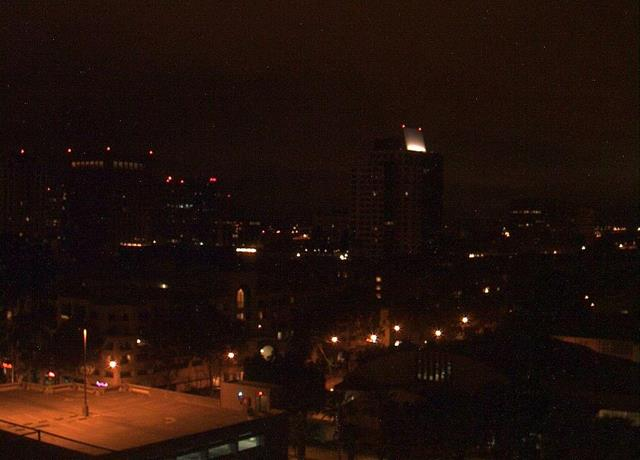
#> input picture data/night.jpg, 640 x 460 px, found by its file name
$ python di_retinex_enhancement.py
#> lines starting #> are read from the running program, lines starting #| are printed output that depends on the picture
#> in main, image is the input picture: shape (460, 640, 3); mean B, G, R 10.4, 16.2, 32.8
import argparse
import os

import cv2
import numpy as np


def _to_float01(image: np.ndarray) -> np.ndarray:
    if image.dtype == np.uint8:
        return image.astype(np.float32) / 255.0
    return np.clip(image.astype(np.float32), 0.0, 1.0)


def enhance_di_retinex(
    image_bgr: np.ndarray,
    target_mean: float = 0.50,
    target_std: float = 0.22,
    local_sigma: float = 11.0,
    highlight_threshold: float = 0.98,
) -> np.ndarray:
    image = _to_float01(image_bgr)

    intensity = cv2.cvtColor(image, cv2.COLOR_BGR2GRAY)
    local_mean = cv2.GaussianBlur(intensity, (0, 0), local_sigma)
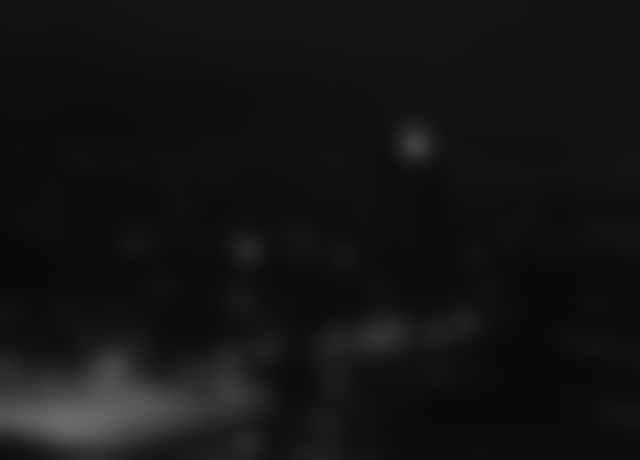
#> local_mean: shape (460, 640) float32; min 0.0375, max 0.42, mean 0.0805
    local_var = cv2.GaussianBlur((intensity - local_mean) ** 2, (0, 0), local_sigma)
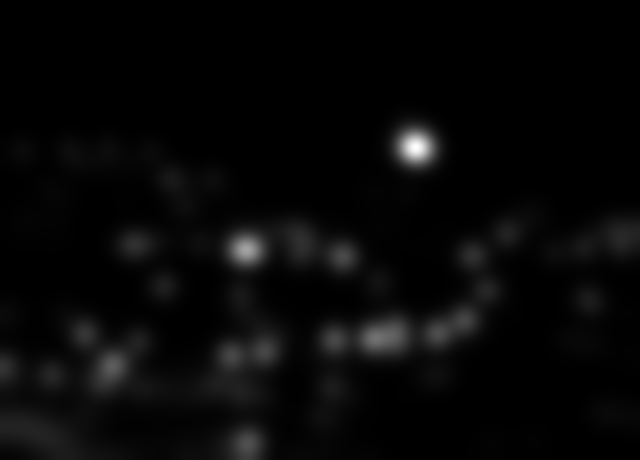
#> local_var: shape (460, 640) float32; min 6.63e-05, max 0.0686, mean 0.00213; drawn with min black and max white
    local_std = np.sqrt(local_var + 1e-6)
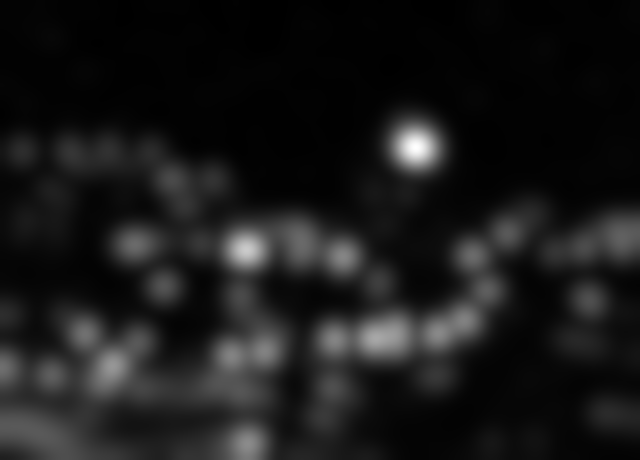
#> local_std: shape (460, 640) float32; min 0.0082, max 0.262, mean 0.0339; drawn with min black and max white

    b_map = np.clip(target_mean - local_mean, -0.35, 0.55)
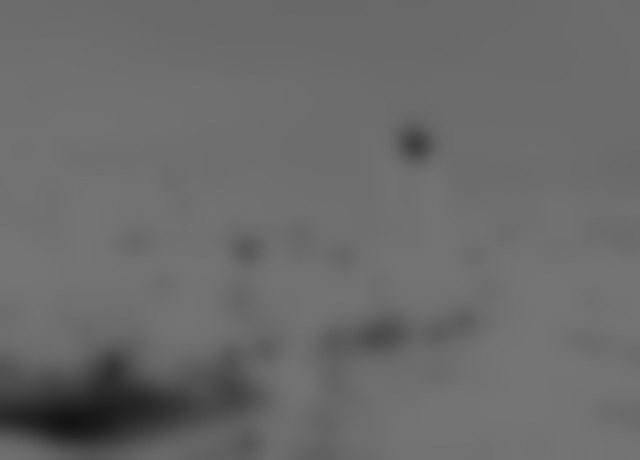
#> b_map: shape (460, 640) float32; min 0.0803, max 0.463, mean 0.42
    a_map = np.clip(target_std / (local_std + 1e-3), 0.70, 2.00)

    b_map = np.expand_dims(b_map, axis=2)
    a_map = np.expand_dims(a_map, axis=2)

    enhanced = a_map * (image - (1.0 - b_map) * 0.5) + (1.0 + b_map) * 0.5
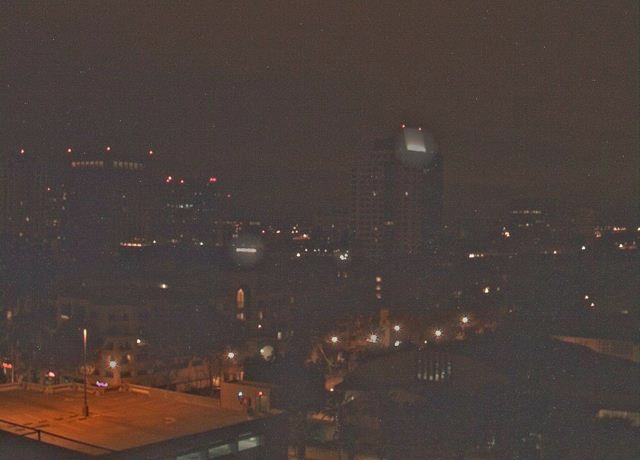
#> enhanced: shape (460, 640, 3) float32; mean of channels 0, 1, 2 0.213, 0.258, 0.387; drawn with min black and max white
    enhanced = np.clip(enhanced, 0.0, 1.0)
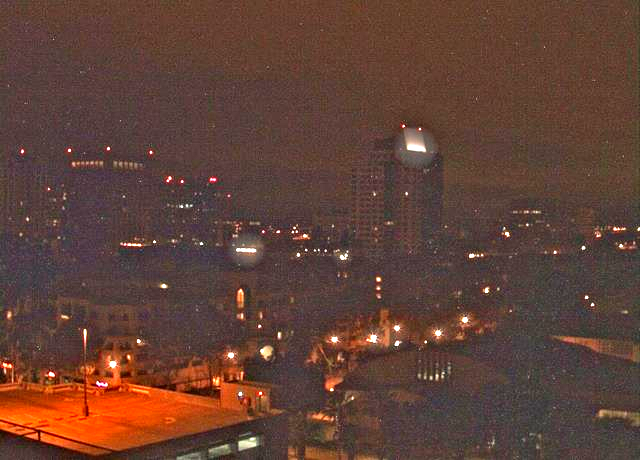
#> enhanced: shape (460, 640, 3) float32; mean of channels 0, 1, 2 0.214, 0.257, 0.383; drawn as B, G, R

    mask = (image < highlight_threshold).astype(np.float32)
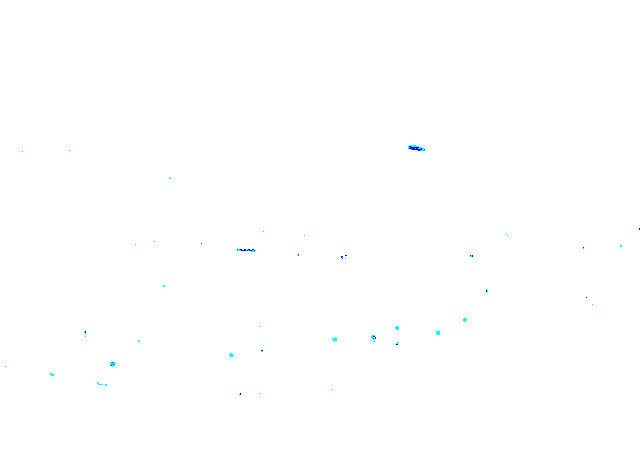
#> mask: shape (460, 640, 3) float32; mean B, G, R 1, 1, 0.999
    enhanced = mask * enhanced + (1.0 - mask) * image

    return np.clip(enhanced * 255.0, 0, 255).astype(np.uint8)


def main() -> None:
    parser = argparse.ArgumentParser(description="DI-Retinex-inspired low-light enhancement")
    parser.add_argument("--input_image", type=str, default="data/night.jpg", help="Input image path")
    parser.add_argument("--output_image", type=str, default="results/di_retinex.png", help="Output image path")
    parser.add_argument("--target_mean", type=float, default=0.50, help="Target local mean in [0, 1]")
    parser.add_argument("--target_std", type=float, default=0.22, help="Target local contrast std")
    parser.add_argument("--local_sigma", type=float, default=11.0, help="Gaussian sigma for local statistics")
    args = parser.parse_args()

    image = cv2.imread(args.input_image)
    if image is None:
        raise FileNotFoundError(f"Image not found at {os.path.abspath(args.input_image)}")

    enhanced = enhance_di_retinex(
        image,
        target_mean=args.target_mean,
        target_std=args.target_std,
        local_sigma=args.local_sigma,
    )

    output_dir = os.path.dirname(args.output_image)
    if output_dir:
        os.makedirs(output_dir, exist_ok=True)
    cv2.imwrite(args.output_image, enhanced)
    print(f"Saved DI-Retinex result to: {args.output_image}")


if __name__ == "__main__":
    main()

$ run again, with data/day_img2img.jpg copied over data/night.jpg
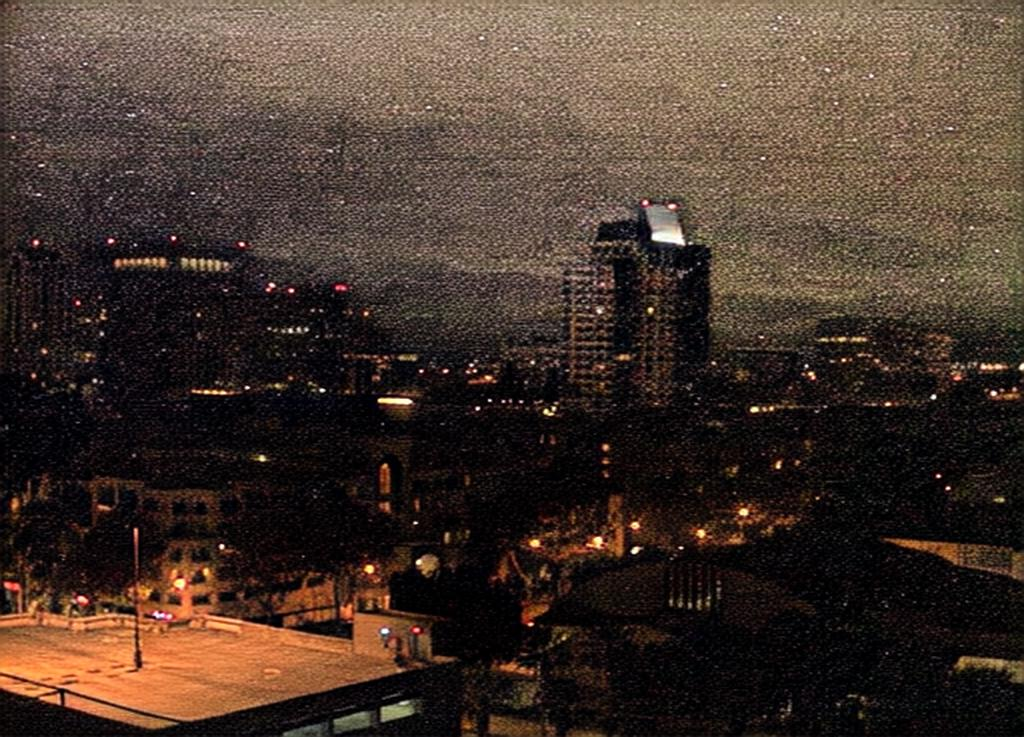
#> input picture data/day_img2img.jpg, 1024 x 737 px, found by its file name
#> in main, image is the input picture: shape (737, 1024, 3); mean B, G, R 44.2, 53.5, 69.4
#> in enhance_di_retinex, `enhanced = np.clip(enhanced, 0.0, 1.0)`:
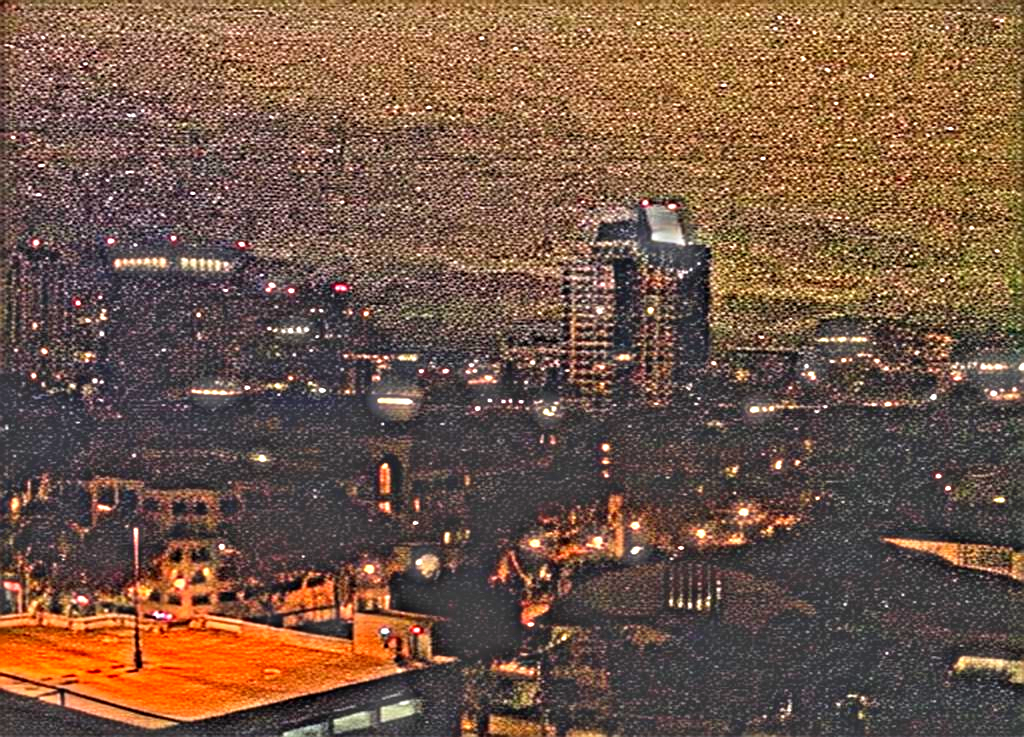
#> enhanced: shape (737, 1024, 3) float32; mean of channels 0, 1, 2 0.275, 0.34, 0.451; drawn as B, G, R
#> in enhance_di_retinex, `mask = (image < highlight_threshold).astype(np.float32)`:
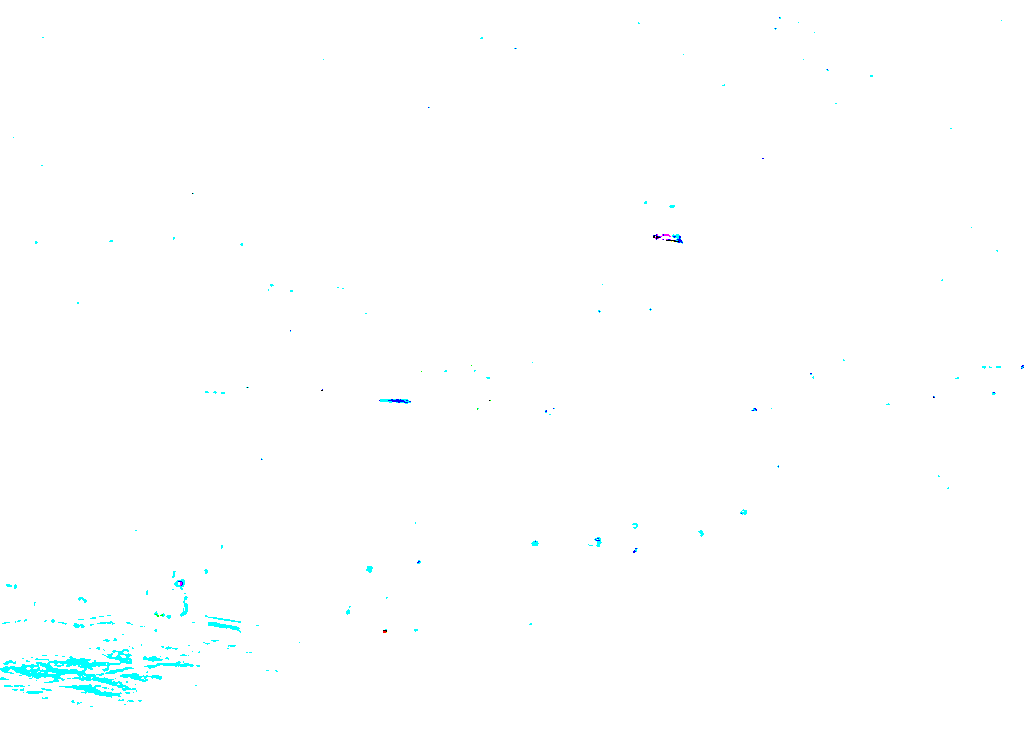
#> mask: shape (737, 1024, 3) float32; mean B, G, R 1, 1, 0.994
